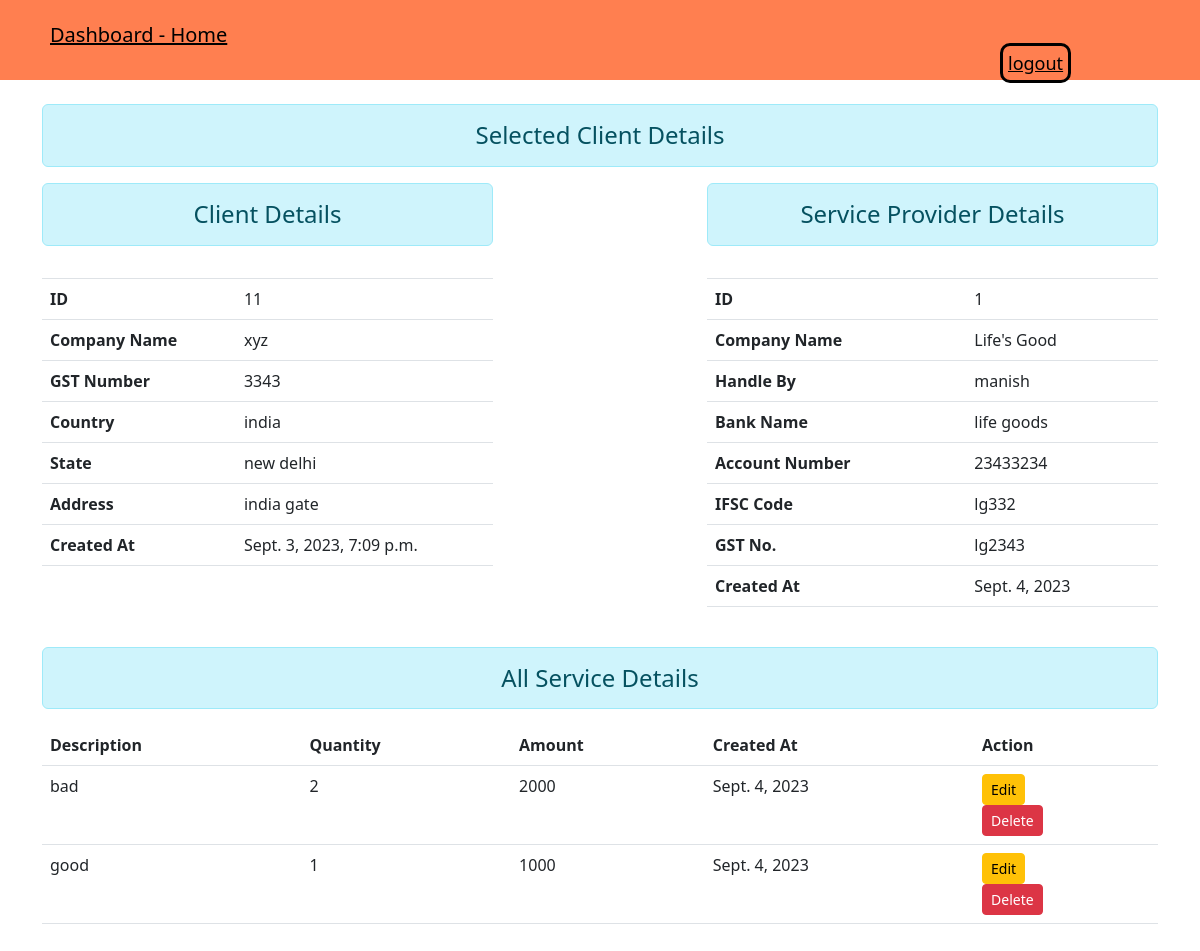
The app's page /review/11/ (signed in) with its own data.
### netcores/models.py (models this page shows, shortened)
class Client(models.Model):
    company_name = models.CharField(max_length=250)
    gst_number = models.CharField(max_length=250)
    country = models.CharField(max_length=150)
    state = models.CharField(max_length=150)
    address = models.CharField(max_length=250)
    created_at = models.DateTimeField(auto_now_add=True)

class Company(models.Model):
    client = models.ForeignKey(
             Client, on_delete=models.CASCADE)
    company_name = models.CharField(max_length=255)
    handle_by = models.CharField(max_length=255)
    email = models.EmailField(max_length=244)
    phone = models.BigIntegerField()
    account_number = models.IntegerField()
    ifsc_code = models.CharField(max_length=250)
    bank_name = models.CharField(max_length=250)
    gst_number = models.CharField(max_length=250)
    created_at = models.DateField(auto_now_add=True)

class Services(models.Model):
    client = models.ForeignKey(Client, on_delete=models.CASCADE)
    description = models.CharField(max_length=255)
    quantity = models.IntegerField()
    amount = models.BigIntegerField()
    created_at = models.DateField(auto_now_add=True)

### netcores/views.py (the view)
# urls.py: path('review/<int:pk>/', views.review, name='review'),
def review(request,pk):
    if request.user.is_authenticated:
        clientData = Client.objects.get(id = pk)
        try:
            companyData = Company.objects.get(client_id = pk)
        except Company.DoesNotExist:
            companyData = {'Key':'val'}
        try :
            servicesData = Services.objects.filter(client_id = pk)
        except Services.DoesNotExist:
            servicesData = {'Key':'val'}
        context = {'clientData':clientData, 'companyData':companyData
                   ,'servicesData':servicesData}
        return render (request,'review.html', context)
    else:
        return HttpResponseRedirect('/')

### template/review.html (shortened to what this page needs)
{% extends 'dashboard.html' %}
{% load static %}
{% block body %}
<div class="container mt-4 ">
    <div>
        <h4 class ="text-center alert alert-info" >Selected Client Details</h4>
        <div class="row">
            <div class="col-sm-5">
                <h4 class="text-center alert alert-info" >Client Details</h4>
                <div class="table-responsive">
                    <table class="table table-hover">
                        <thead>
                            <tr>
                                <th scope="col"></th>
                                <th scope="col"></th>
                            </tr>
                        </thead>
                        <tbody>
                            <tr>
                                <th scope="row">ID</th>
                                <td>{{clientData.id}}</td>
                            </tr>
                            <tr>
                                <th scope="row">Company Name</th>
                                <td>{{clientData.company_name}}</td>
                            </tr>
                            <tr>
                                <th scope="row">GST Number</th>
                                <td>{{clientData.gst_number}}</td>
                            </tr>
                            <tr>
                                <th scope="row">Country</th>
                                <td>{{clientData.country}}</td>
                            </tr>
                            <tr>
                                <th scope="row">State</th>
                                <td>{{clientData.state}}</td>
                            </tr>
                            <tr>
                                <th scope="row">Address</th>
                                <td>{{clientData.address}}</td>
                            </tr>
                            <tr>
                                <th scope="row">Created At</th>
                                <td>{{clientData.created_at}}</td>
                            </tr>
                        </tbody>
                    </table>
                </div>
            </div>
            <div class="col-sm-2">
            </div>
            <div class="col-sm-5">
                <h4 class="text-center alert alert-info" >Service Provider Details</h4>
                {% if companyData.Key %}
                    <h5 class="text-center mt-4"><span class="rounded bg-danger px-2 py-1 text-white" >Details not available. Please insert details first.
                    </span></h5>
                {% else %}
                <div class="table-responsive">
                    <table class="table table-hover">
                        <thead>
                            <tr>
                                <th scope="col"></th>
                                <th scope="col"></th>
                            </tr>
                        </thead>
                        <tbody>
                            <tr>
                                <th scope="row">ID</th>
                                <td>{{companyData.id}}</td>
                            </tr>
                            <tr>
                                <th scope="row">Company Name</th>
                                <td>{{companyData.company_name}}</td>
                            </tr>
                            <tr>
                                <th scope="row">Handle By</th>
                                <td>{{companyData.handle_by}}</td>
                            </tr>
                            <tr>
                                <th scope="row">Bank Name</th>
                                <td>{{companyData.bank_name}}</td>
                            </tr>
                            <tr>
                                <th scope="row">Account Number</th>
                                <td>{{companyData.account_number}}</td>
                            </tr>
                            <tr>
                                <th scope="row">IFSC Code</th>
                                <td>{{companyData.ifsc_code}}</td>
                            </tr>
                            <tr>
                                <th scope="row">GST No.</th>
                                <td>{{companyData.gst_number}}</td>
                            </tr>
                            <tr>
                                <th scope="row">Created At</th>
                                <td>{{companyData.created_at}}</td>
                            </tr>
                        </tbody>
                    </table>
                </div>
                {% endif %}
            </div>
            </div>
        </div>
    </div>
<div class="container mt-4 ">
    <h4 class="text-center alert alert-info" >All Service Details</h4>
    {% if not servicesData %}
        <h5 class="text-center mt-4"><span class="rounded bg-danger px-2 py-1 text-white" >Service Details not available. Please insert details first to get Data.
        </span></h5>
    {% else %}
    <div class="table-responsive">
        <table class="table table-hover" >
            <thead>
                <tr>
                    <th scope="col">Description</th>
                    <th scope="col">Quantity</th>
                    <th scope="col">Amount</th>
                    <th scope="col">Created At</th>
                    <th scope="col">Action</th>
                </tr>
            </thead>
            <tbody>
                {% for obj in servicesData reversed %}
                <tr>
                    <td>{{obj.description}}</td>
                    <td>{{obj.quantity}}</td>
                    <td>{{obj.amount}}</td>
                    <td>{{obj.created_at}}</td>
                    <td>
                        <a href="{% url 'update_services' obj.id %}" class="btn btn-warning btn-sm" >Edit</a>
                        <div class="col-sm-3">
                            <form action="{% url 'delete_services' obj.id %}" method="post" >
                              <button type='submit' class="btn btn-danger btn-sm" onclick="return confirm
                              ('Are you sure want to delete this item')" >Delete</button>
                           </form>
                          </div>
                    </td>
                </tr>
                {% endfor %}
            </tbody>
        </table>
    </div>
    {% endif %}
</div>
<br>
<br>
<br>
{% endblock body %}

### records on screen
Client: id "11", company_name "xyz", gst_number "3343", country "india", state "new delhi", address "india gate", created_at "Sept. 3, 2023, 7:09 p.m."
Company: id "1", company_name "Life's Good", handle_by "manish", bank_name "life goods", account_number "23433234", ifsc_code "lg332", gst_number "lg2343", created_at "Sept. 4, 2023"
Services: description "bad", quantity "2", amount "2000", created_at "Sept. 4, 2023"
Services: description "good", quantity "1", amount "1000", created_at "Sept. 4, 2023"
